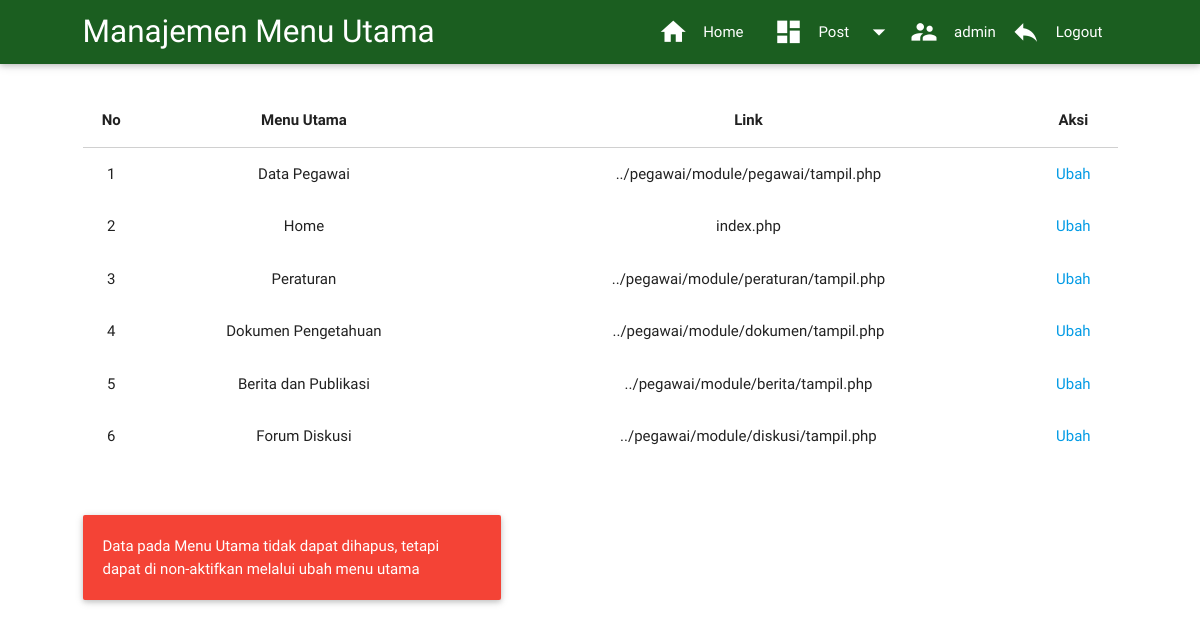
Page /admin/module/menu_utama/tampil.php (signed in) on the committed database.
### tables this page shows
CREATE TABLE IF NOT EXISTS `menu_utama` (
  `id_menu` int(10) NOT NULL,
  `nama_menu` char(20) NOT NULL,
  `link` char(100) NOT NULL,
  `status` enum('Aktif','Tidak Aktif') NOT NULL
);

### admin/module/menu_utama/tampil.php (the view, shortened to what this page needs)
<?php
require "includes/header_mu.php";
?>
<body>
	<main style="margin-top:30px; margin-bottom:30px;">
	<div class="container">
	<table class="hoverable centered responsive-table">
	<thead>
		<tr>
  		<th>No</th>
  		<th>Menu Utama</th>
  		<th>Link</th>
	  	<th>Aksi</th>
		</tr>
	</thead>
<?php
$q=mysql_query("SELECT * FROM menu_utama");
$no=1;
while($r=mysql_fetch_array($q)){
?>
<tbody>
<tr>
<td><?php echo $no; ?></td>
<td><?php echo $r['nama_menu']; ?></td>
<td><?php echo $r['link']; ?></td>
<td><a id="edit" href="edit.php?id_menu=<?php echo $r['id_menu'] ?>">Ubah</a></td>
</tr>
</tbody>
<?php
$no++;
}
?>
</table>
<div class="row">
      <div class="col s12 m5">
        <div class="card-panel red">
          <span class="white-text">
          <?php echo "Data pada Menu Utama tidak dapat dihapus, tetapi dapat di non-aktifkan melalui ubah menu utama";?>
          </span>
        </div>
      </div>
    </div>
			</div>
	</main>
</body>

### admin/module/menu_utama/includes/header_mu.php (style rules this page uses)
body { display: flex; min-height: 100vh; flex-direction: column; }
main { flex: 1 0 auto }
.container { width:90% }

### rows in the picture
menu_utama: nama_menu "Data Pegawai", link "../pegawai/module/pegawai/tampil.php"
menu_utama: nama_menu "Home", link "index.php"
menu_utama: nama_menu "Peraturan", link "../pegawai/module/peraturan/tampil.php"
menu_utama: nama_menu "Dokumen Pengetahuan", link "../pegawai/module/dokumen/tampil.php"
menu_utama: nama_menu "Berita dan Publikasi", link "../pegawai/module/berita/tampil.php"
menu_utama: nama_menu "Forum Diskusi", link "../pegawai/module/diskusi/tampil.php"

### other values in the picture
$_SESSION['nama_lengkap'] "admin"
